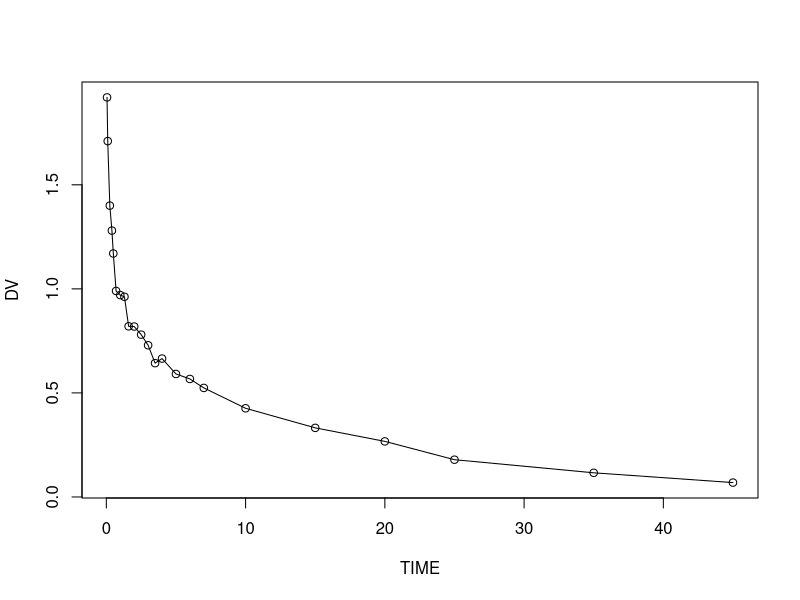
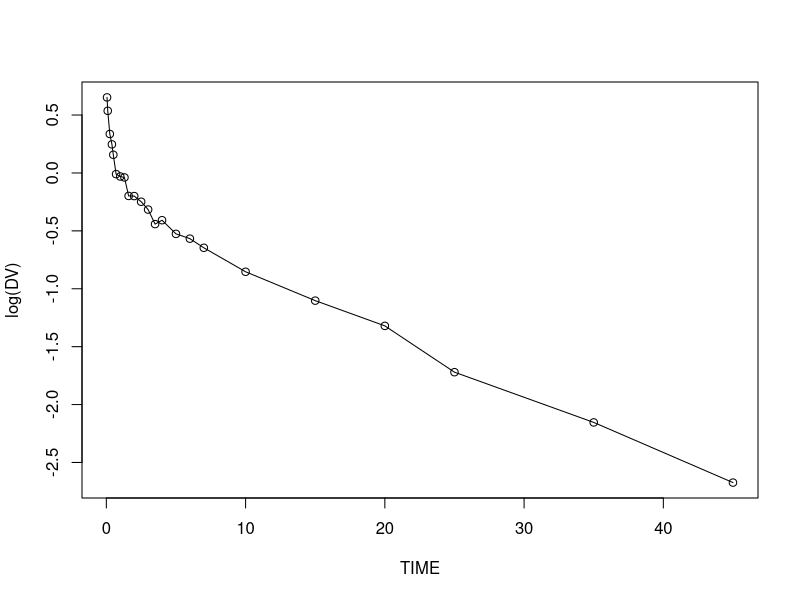

These figures' R source, in order: (Note: this script raises an error after producing the figures.)
dPK08 = read.csv("data-raw/PK08.csv", skip=1)
colnames(dPK08) = c("TIME", "DV") ; dPK08

Div = 100

png('figure1.png', type = 'cairo')
plot(DV ~ TIME, data=dPK08, type="o")
dev.off()

png('figure2.png', type = 'cairo')
plot(log(DV) ~ TIME, data=dPK08, type="o")
dev.off()

##
fPK08a = function(THETA) # biexponential
{
  A     = THETA[1]
  alpha = THETA[2]
  B     = THETA[3]
  beta  = THETA[4]
  TIME  = e$DATA[,"TIME"]
  Cp = A*exp(-alpha*TIME) + B*exp(-beta*TIME) # eq 8:1
  return(Cp)
}

nlr(fPK08a, dPK08, pNames=c("A", "alpha", "B", "beta"), IE=c(2, 2, 1, 0.1), Error="POIS")
wnl5(fPK08a, dPK08, pNames=c("A", "alpha", "B", "beta"), IE=c(2, 2, 1, 0.1), Error="POIS")

##
fPK08b = function(THETA) # Takada
{
  Vc   = THETA[1]
  beta = THETA[2]
  Vmax = THETA[3]
  Kd   = THETA[4]
  TIME = e$DATA[,"TIME"]
  Vt   = Vmax*TIME/(Kd + TIME)         # eq 8:3
  Cp   = Div/(Vc + Vt)*exp(-beta*TIME) # eq 8:2
  return(Cp)
}  

nlr(fPK08b, dPK08, pNames=c("Vc", "beta", "Vmax", "Kd"), IE=c(100, 0.1, 140, 1.0), Error="POIS")
wnl5(fPK08b, dPK08, pNames=c("Vc", "beta", "Vmax", "Kd"), IE=c(100, 0.1, 140, 1.0), Error="POIS")

##
fPK08c = function(THETA) # Colburn
{
  Vc   = THETA[1]
  beta = THETA[2]
  Vmax = THETA[3]                     # Erratum p 516 initial value : Vt -> Vmax
  Kv   = THETA[4]
  TIME = e$DATA[,"TIME"]
  Vt = Vmax*(1 - exp(-Kv*TIME))        # eq 8:5
  Cp = Div/(Vc + Vt)*exp(-beta*TIME)   # eq 8:4
  return(Cp)
}

nlr(fPK08c, dPK08, pNames=c("Vc", "beta", "Vt", "Kv"), IE=c(100, 0.1, 140, 1.0), Error="POIS")
wnl5(fPK08c, dPK08, pNames=c("Vc", "beta", "Vt", "Kv"), IE=c(100, 0.1, 140, 1.0), Error="POIS")

##
fPK08d = function(THETA) # Reparametrized Cl model
{
  Cl    = THETA[1]
  alpha = THETA[2]
  B     = THETA[3]
  beta  = THETA[4]
  TIME = e$DATA[,"TIME"]
  Cp = alpha*(Div/Cl - B/beta)*exp(-alpha*TIME) + B*exp(-beta*TIME) # eq 8:8
  return(Cp)
}

# nlr(fPK08d, dPK08, pNames=c("Cl", "alpha", "B", "beta"), IE=c(10, 2, 1, 0.1), Error="POIS") # fitting failure
nlr(fPK08d, dPK08, pNames=c("Cl", "alpha", "B", "beta"), IE=c(10, 2, 1, 0.1))
wnl5(fPK08d, dPK08, pNames=c("Cl", "alpha", "B", "beta"), IE=c(10, 2, 1, 0.1), Error="POIS")

##
require(deSolve)
PK2c = function(t, y, p)
{
  dy1dt = (-p["Cl"]*y[1] - p["Cld"]*y[1] + p["Cld"]*y[2])/p["Vc"]   # Eq 8:9
  dy2dt = (p["Cld"]*y[1] - p["Cld"]*y[2])/p["Vt"]                   # Eq 8:10
  return(list(c(dy1dt, dy2dt)))
}

Times = c(0, dPK08[,"TIME"])
iTime = 2:length(Times)
lsoda(y=c(Div/50, 0), times=Times, func=PK2c, parms=c(Vc=50, Cl=7, Cld=50, Vt=60))

fPK08e = function(THETA)
{
  Fs = lsoda(y=c(Div/THETA[1],0), times=Times, func=PK2c, parms=c(Vc=THETA[1], Cl=THETA[2], Cld=THETA[3], Vt=THETA[4]))
  return(Fs[iTime,2])
}

nlr(fPK08e, dPK08, pNames=c("Vc", "Cl", "Cld", "Vt"), IE=c(50, 7, 50, 60), Error="POIS")
wnl5(fPK08e, dPK08, pNames=c("Vc", "Cl", "Cld", "Vt"), IE=c(50, 7, 50, 60), Error="POIS")


######## multiple dosing########
